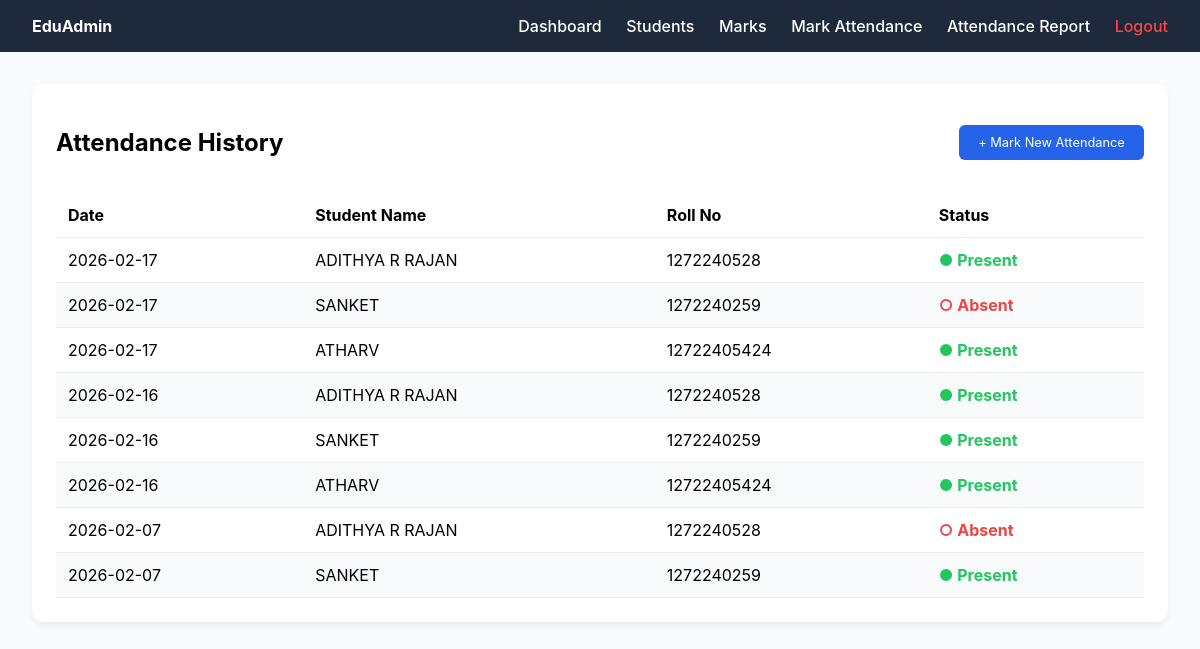
Page /attendance/report (signed in) on the earlier database version.
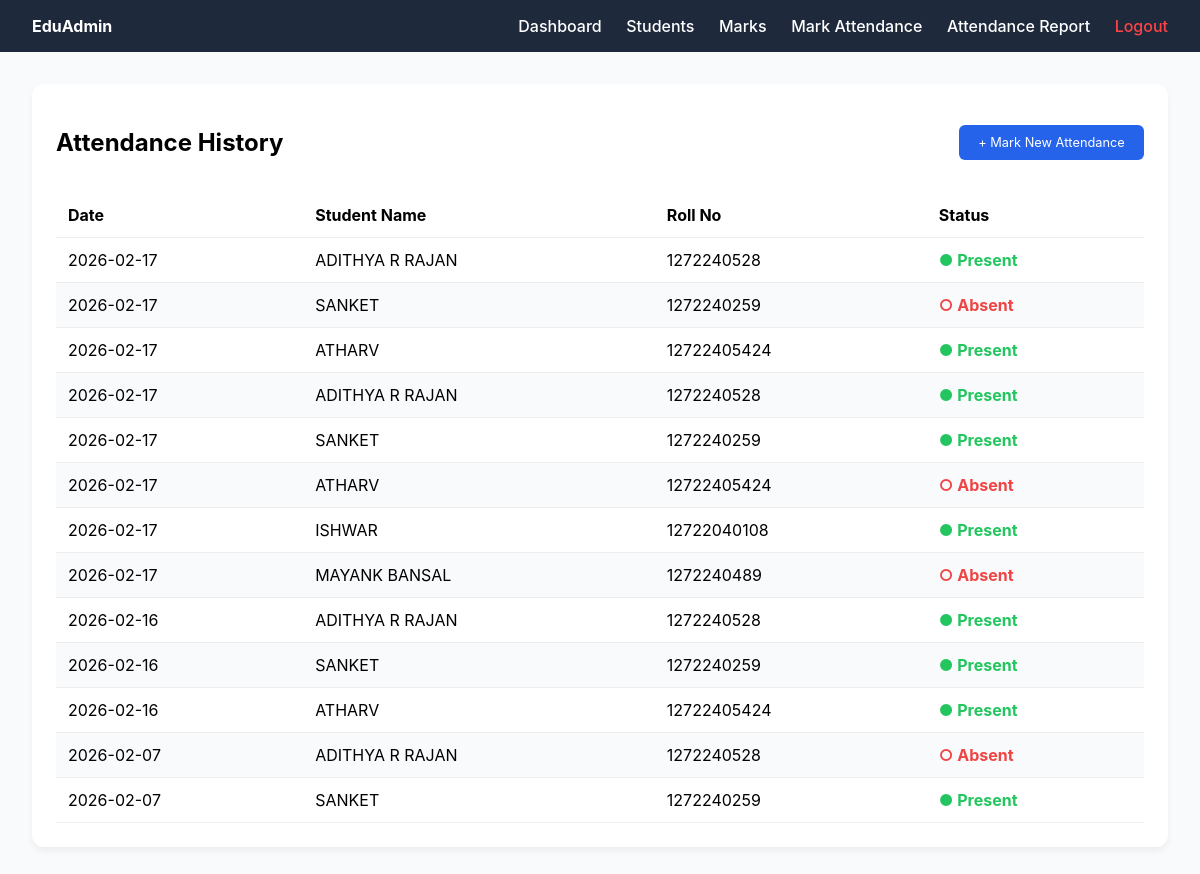
Same page on the later database version.
### tables this page shows
CREATE TABLE attendance (
    id INTEGER PRIMARY KEY AUTOINCREMENT,
    student_id INTEGER,
    date TEXT NOT NULL,
    status TEXT NOT NULL, -- 'Present' or 'Absent'
    FOREIGN KEY (student_id) REFERENCES students (id)
);

CREATE TABLE students (
    id INTEGER PRIMARY KEY AUTOINCREMENT,
    name TEXT NOT NULL,
    roll_no TEXT UNIQUE NOT NULL,
    class_name TEXT NOT NULL
);

### app.py (the view)
@app.route('/attendance/report')
def attendance_report():
    if 'user' not in session:
        return redirect(url_for('login'))
    db = get_db()
    records = db.execute('''
        SELECT a.date, s.name, s.roll_no, a.status
        FROM attendance a
        JOIN students s ON s.id = a.student_id
        ORDER BY a.date DESC
    ''').fetchall()
    db.close()
    return render_template('attendance_report.html', records=records)

### app.py (called while the page is built)
def get_db():
    conn = sqlite3.connect(DB_PATH)
    conn.row_factory = sqlite3.Row
    return conn

### templates/attendance_report.html (shortened to what this page needs)
{% extends "layout.html" %}
{% block content %}
<div class="card">
    <div style="display: flex; justify-content: space-between; align-items: center;">
        <h2>Attendance History</h2>
        <a href="/attendance" class="btn" style="text-decoration: none; font-size: 0.8rem;">+ Mark New Attendance</a>
    </div>
    {% if records %}
    <table>
        <thead>
            <tr>
                <th>Date</th>
                <th>Student Name</th>
                <th>Roll No</th>
                <th>Status</th>
            </tr>
        </thead>
        <tbody>
            {% for row in records %}
            <tr>
                <td>{{ row.date }}</td>
                <td>{{ row.name }}</td>
                <td>{{ row.roll_no }}</td>
                <td>
                    {% if row.status == 'Present' %}
                    <span style="color: #22c55e; font-weight: bold;">● Present</span>
                    {% else %}
                    <span style="color: #ef4444; font-weight: bold;">○ Absent</span>
                    {% endif %}
                </td>
            </tr>
            {% endfor %}
        </tbody>
    </table>
    {% else %}
    <p style="text-align: center; color: #666; padding: 20px;">No attendance records found.</p>
    {% endif %}
</div>
{% endblock %}

### templates/layout.html (shortened to what this page needs)
<!DOCTYPE html>
<html>
<head>
    <link rel="stylesheet" href="{{ url_for('static', filename='css/style.css') }}">
</head>
<body>
    <nav class="navbar">
        <div class="logo"><strong>EduAdmin</strong></div>
        <div class="nav-links">
            <a href="/dashboard">Dashboard</a>
            <a href="/students">Students</a>
            <a href="/marks">Marks</a>
            <a href="/attendance">Mark Attendance</a>
            <a href="/attendance/report">Attendance Report</a>
            <a href="/logout" style="color: #ff4444;">Logout</a>
        </div>
    </nav>
    <div class="container">
        {% block content %}{% endblock %}
    </div>
</body>
</html>

### static/css/style.css (style rules this page uses)
:root { --primary: #2563eb; --dark: #1e293b; --light: #f8fafc; --success: #22c55e; }
body { font-family: 'Inter', sans-serif; background: var(--light); margin: 0; display: flex; flex-direction: column; height: 100vh; }
.navbar { background: var(--dark); color: white; padding: 1rem 2rem; display: flex; justify-content: space-between; align-items: center; }
.nav-links a { color: white; text-decoration: none; margin-left: 20px; font-weight: 500; }
.container { padding: 2rem; max-width: 1200px; margin: 0 auto; width: 100%; box-sizing: border-box; }
.card { background: white; padding: 1.5rem; border-radius: 12px; box-shadow: 0 4px 6px rgba(0,0,0,0.05); margin-bottom: 2rem; }
.btn { background: var(--primary); color: white; padding: 0.6rem 1.2rem; border: none; border-radius: 6px; cursor: pointer; }
table { width: 100%; border-collapse: collapse; margin-top: 1rem; }
th, td { padding: 12px; border-bottom: 1px solid #eee; text-align: left; }

### templates/attendance_report.html (style rules this page uses)
tr:nth-child(even) { background-color: #f9fafb; }
th { position: sticky; top: 0; background: #fff; z-index: 1; }

Differences in the rows shown:
added attendance: date "2026-02-17", name "ADITHYA R RAJAN", roll_no "1272240528", status "● Present"
added attendance: date "2026-02-17", name "SANKET", roll_no "1272240259", status "● Present"
added attendance: date "2026-02-17", name "ATHARV", roll_no "12722405424", status "○ Absent"
added attendance: date "2026-02-17", name "ISHWAR", roll_no "12722040108", status "● Present"
added attendance: date "2026-02-17", name "MAYANK BANSAL", roll_no "1272240489", status "○ Absent"
